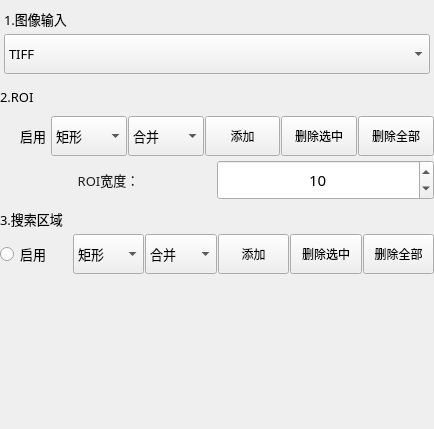
       <widget class="QWidget" name="ROITab">
        <attribute name="title">
         <string>   区域   </string>
        </attribute>
        <layout class="QVBoxLayout" name="verticalLayout_3" stretch="0,0,0,1">
         <property name="spacing">
          <number>0</number>
         </property>
         <property name="leftMargin">
          <number>0</number>
         </property>
         <property name="topMargin">
          <number>0</number>
         </property>
         <property name="rightMargin">
          <number>0</number>
         </property>
         <property name="bottomMargin">
          <number>0</number>
         </property>
         <item>
          <widget class="QWidget" name="groupImage_3" native="true">
           <property name="minimumSize">
            <size>
             <width>0</width>
             <height>60</height>
            </size>
           </property>
           <property name="maximumSize">
            <size>
             <width>16777215</width>
             <height>16777215</height>
            </size>
           </property>
           <property name="font">
            <font>
             <family>微软雅黑</family>
             <pointsize>10</pointsize>
            </font>
           </property>
           <layout class="QGridLayout" name="gridLayout_8">
            <property name="leftMargin">
             <number>4</number>
            </property>
            <property name="topMargin">
             <number>4</number>
            </property>
            <property name="rightMargin">
             <number>4</number>
            </property>
            <property name="bottomMargin">
             <number>4</number>
            </property>
            <property name="spacing">
             <number>0</number>
            </property>
            <item row="1" column="0">
             <widget class="QComboBox" name="cbx_ImgInPut">
              <property name="minimumSize">
               <size>
                <width>80</width>
                <height>40</height>
               </size>
              </property>
              <property name="font">
               <font>
                <family>微软雅黑</family>
                <pointsize>10</pointsize>
               </font>
              </property>
              <property name="focusPolicy">
               <enum>Qt::WheelFocus</enum>
              </property>
              <property name="editable">
               <bool>false</bool>
              </property>
              <property name="currentIndex">
               <number>4</number>
              </property>
              <item>
               <property name="text">
                <string>JPG</string>
               </property>
              </item>
              <item>
               <property name="text">
                <string>JPEG</string>
               </property>
              </item>
              <item>
               <property name="text">
                <string>PNG</string>
               </property>
              </item>
              <item>
               <property name="text">
                <string>BMP</string>
               </property>
              </item>
              <item>
               <property name="text">
                <string>TIFF</string>
               </property>
              </item>
             </widget>
            </item>
            <item row="0" column="0">
             <widget class="QLabel" name="label">
              <property name="minimumSize">
               <size>
                <width>0</width>
                <height>30</height>
               </size>
              </property>
              <property name="text">
               <string>1.图像输入</string>
              </property>
              <property name="alignment">
               <set>Qt::AlignLeading|Qt::AlignLeft|Qt::AlignVCenter</set>
              </property>
             </widget>
            </item>
           </layout>
          </widget>
         </item>
         <item>
          <widget class="QWidget" name="groupC4" native="true">
           <property name="minimumSize">
            <size>
             <width>0</width>
             <height>60</height>
            </size>
           </property>
           <property name="font">
            <font>
             <family>微软雅黑</family>
             <pointsize>10</pointsize>
            </font>
           </property>
           <layout class="QGridLayout" name="gridLayout_2" rowstretch="0,0,0">
            <property name="leftMargin">
             <number>0</number>
            </property>
            <property name="topMargin">
             <number>4</number>
            </property>
            <property name="rightMargin">
             <number>0</number>
            </property>
            <property name="bottomMargin">
             <number>4</number>
            </property>
            <property name="horizontalSpacing">
             <number>0</number>
            </property>
            <property name="verticalSpacing">
             <number>4</number>
            </property>
            <item row="1" column="0">
             <layout class="QHBoxLayout" name="horizontalLayout_2" stretch="1,1,1,1,1,1">
              <property name="spacing">
               <number>1</number>
              </property>
              <item>
               <widget class="QRadioButton" name="radioButton_ROI">
                <property name="minimumSize">
                 <size>
                  <width>0</width>
                  <height>40</height>
                 </size>
                </property>
                <property name="maximumSize">
                 <size>
                  <width>50</width>
                  <height>16777215</height>
                 </size>
                </property>
                <property name="styleSheet">
                 <string notr="true">background-color: transparent;</string>
                </property>
                <property name="text">
                 <string>启用</string>
                </property>
               </widget>
              </item>
              <item>
               <widget class="QComboBox" name="comboROIShape">
                <property name="sizePolicy">
                 <sizepolicy hsizetype="Preferred" vsizetype="Preferred">
                  <horstretch>0</horstretch>
                  <verstretch>0</verstretch>
                 </sizepolicy>
                </property>
                <property name="minimumSize">
                 <size>
                  <width>60</width>
                  <height>40</height>
                 </size>
                </property>
                <property name="font">
                 <font>
                  <family>微软雅黑</family>
                  <pointsize>10</pointsize>
                 </font>
                </property>
                <property name="focusPolicy">
                 <enum>Qt::WheelFocus</enum>
                </property>
                <property name="currentIndex">
                 <number>3</number>
                </property>
                <item>
                 <property name="text">
                  <string>园</string>
                 </property>
                </item>
                <item>
                 <property name="text">
                  <string>椭圆</string>
                 </property>
                </item>
                <item>
                 <property name="text">
                  <string>同心园</string>
                 </property>
                </item>
                <item>
                 <property name="text">
                  <string>矩形</string>
                 </property>
                </item>
                <item>
                 <property name="text">
                  <string>旋转矩形</string>
                 </property>
                </item>
               </widget>
              </item>
              <item>
               <widget class="QComboBox" name="comboxROIType">
                <property name="sizePolicy">
                 <sizepolicy hsizetype="Preferred" vsizetype="Preferred">
                  <horstretch>0</horstretch>
                  <verstretch>0</verstretch>
                 </sizepolicy>
                </property>
                <property name="minimumSize">
                 <size>
                  <width>0</width>
                  <height>40</height>
                 </size>
                </property>
                <property name="font">
                 <font>
                  <family>微软雅黑</family>
                  <pointsize>10</pointsize>
                 </font>
                </property>
                <property name="currentIndex">
                 <number>0</number>
                </property>
                <item>
                 <property name="text">
                  <string>合并</string>
                 </property>
                </item>
                <item>
                 <property name="text">
                  <string>差集</string>
                 </property>
                </item>
               </widget>
              </item>
              <item>
               <widget class="QPushButton" name="btnAddROI">
                <property name="sizePolicy">
                 <sizepolicy hsizetype="Preferred" vsizetype="Preferred">
                  <horstretch>0</horstretch>
                  <verstretch>0</verstretch>
                 </sizepolicy>
                </property>
                <property name="minimumSize">
                 <size>
                  <width>50</width>
                  <height>40</height>
                 </size>
                </property>
                <property name="font">
                 <font>
                  <family>微软雅黑</family>
                  <pointsize>9</pointsize>
                 </font>
                </property>
                <property name="focusPolicy">
                 <enum>Qt::NoFocus</enum>
                </property>
                <property name="text">
                 <string>添加</string>
                </property>
               </widget>
              </item>
              <item>
               <widget class="QPushButton" name="btnDeleteROISelect">
                <property name="sizePolicy">
                 <sizepolicy hsizetype="Preferred" vsizetype="Preferred">
                  <horstretch>0</horstretch>
                  <verstretch>0</verstretch>
                 </sizepolicy>
                </property>
                <property name="minimumSize">
                 <size>
                  <width>50</width>
                  <height>40</height>
                 </size>
                </property>
                <property name="font">
                 <font>
                  <family>微软雅黑</family>
                  <pointsize>9</pointsize>
                 </font>
                </property>
                <property name="focusPolicy">
                 <enum>Qt::NoFocus</enum>
                </property>
                <property name="text">
                 <string>删除选中</string>
                </property>
               </widget>
              </item>
              <item>
               <widget class="QPushButton" name="btnDeleteROIAll">
                <property name="sizePolicy">
                 <sizepolicy hsizetype="Preferred" vsizetype="Preferred">
                  <horstretch>0</horstretch>
                  <verstretch>0</verstretch>
                 </sizepolicy>
                </property>
                <property name="minimumSize">
                 <size>
                  <width>60</width>
                  <height>40</height>
                 </size>
                </property>
                <property name="font">
                 <font>
                  <family>微软雅黑</family>
                  <pointsize>9</pointsize>
                 </font>
                </property>
                <property name="focusPolicy">
                 <enum>Qt::NoFocus</enum>
                </property>
                <property name="text">
                 <string>删除全部</string>
                </property>
               </widget>
              </item>
             </layout>
            </item>
            <item row="2" column="0">
             <layout class="QHBoxLayout" name="horizontalLayout_7">
              <item>
               <widget class="QLabel" name="label_20">
                <property name="font">
                 <font>
                  <family>微软雅黑</family>
                  <pointsize>10</pointsize>
                 </font>
                </property>
                <property name="styleSheet">
                 <string notr="true">
                            color: rgb(30, 30, 30);
                            background: transparent;
                          </string>
                </property>
                <property name="text">
                 <string>ROI宽度：</string>
                </property>
                <property name="alignment">
                 <set>Qt::AlignCenter</set>
                </property>
               </widget>
              </item>
              <item>
               <widget class="QSpinBox" name="spinRoiW">
                <property name="sizePolicy">
                 <sizepolicy hsizetype="Preferred" vsizetype="Preferred">
                  <horstretch>0</horstretch>
                  <verstretch>0</verstretch>
                 </sizepolicy>
                </property>
                <property name="minimumSize">
                 <size>
                  <width>100</width>
                  <height>40</height>
                 </size>
                </property>
                <property name="font">
                 <font>
                  <family>微软雅黑</family>
                  <pointsize>11</pointsize>
                 </font>
                </property>
                <property name="alignment">
                 <set>Qt::AlignCenter</set>
                </property>
                <property name="minimum">
                 <number>1</number>
                </property>
                <property name="maximum">
                 <number>100</number>
                </property>
                <property name="value">
                 <number>10</number>
                </property>
               </widget>
              </item>
             </layout>
            </item>
            <item row="0" column="0">
             <widget class="QLabel" name="label_4">
              <property name="minimumSize">
               <size>
                <width>0</width>
                <height>30</height>
               </size>
              </property>
              <property name="text">
               <string>2.ROI</string>
              </property>
              <property name="alignment">
               <set>Qt::AlignLeading|Qt::AlignLeft|Qt::AlignVCenter</set>
              </property>
             </widget>
            </item>
           </layout>
          </widget>
         </item>
         <item>
          <widget class="QWidget" name="groupC4_4" native="true">
           <property name="minimumSize">
            <size>
             <width>0</width>
             <height>30</height>
            </size>
           </property>
           <property name="font">
            <font>
             <family>微软雅黑</family>
             <pointsize>10</pointsize>
            </font>
           </property>
           <layout class="QGridLayout" name="gridLayout_4" rowstretch="0,0">
            <property name="leftMargin">
             <number>0</number>
            </property>
            <property name="topMargin">
             <number>0</number>
            </property>
            <property name="rightMargin">
             <number>0</number>
            </property>
            <property name="bottomMargin">
             <number>5</number>
            </property>
            <property name="spacing">
             <number>0</number>
            </property>
            <item row="1" column="0">
             <layout class="QHBoxLayout" name="horizontalLayout_6" stretch="1,1,1,1,1,1">
              <property name="spacing">
               <number>1</number>
              </property>
              <item>
               <widget class="QRadioButton" name="radioButton_Search">
                <property name="sizePolicy">
                 <sizepolicy hsizetype="Preferred" vsizetype="Preferred">
                  <horstretch>0</horstretch>
                  <verstretch>0</verstretch>
                 </sizepolicy>
                </property>
                <property name="minimumSize">
                 <size>
                  <width>0</width>
                  <height>40</height>
                 </size>
                </property>
                <property name="maximumSize">
                 <size>
                  <width>16777215</width>
                  <height>16777215</height>
                 </size>
                </property>
                <property name="text">
                 <string>启用</string>
                </property>
               </widget>
              </item>
              <item>
               <widget class="QComboBox" name="comboSearchROIShape">
                <property name="sizePolicy">
                 <sizepolicy hsizetype="Preferred" vsizetype="Preferred">
                  <horstretch>0</horstretch>
                  <verstretch>0</verstretch>
                 </sizepolicy>
                </property>
                <property name="minimumSize">
                 <size>
                  <width>60</width>
                  <height>40</height>
                 </size>
                </property>
                <property name="maximumSize">
                 <size>
                  <width>16777215</width>
                  <height>16777215</height>
                 </size>
                </property>
                <property name="font">
                 <font>
                  <family>微软雅黑</family>
                  <pointsize>10</pointsize>
                 </font>
                </property>
                <property name="focusPolicy">
                 <enum>Qt::WheelFocus</enum>
                </property>
                <property name="currentIndex">
                 <number>3</number>
                </property>
                <item>
                 <property name="text">
                  <string>园</string>
                 </property>
                </item>
                <item>
                 <property name="text">
                  <string>椭圆</string>
                 </property>
                </item>
                <item>
                 <property name="text">
                  <string>同心园</string>
                 </property>
                </item>
                <item>
                 <property name="text">
                  <string>矩形</string>
                 </property>
                </item>
                <item>
                 <property name="text">
                  <string>旋转矩形</string>
                 </property>
                </item>
               </widget>
              </item>
              <item>
               <widget class="QComboBox" name="comboxSearchROIType">
                <property name="sizePolicy">
                 <sizepolicy hsizetype="Preferred" vsizetype="Preferred">
                  <horstretch>0</horstretch>
                  <verstretch>0</verstretch>
                 </sizepolicy>
                </property>
                <property name="minimumSize">
                 <size>
                  <width>0</width>
                  <height>40</height>
                 </size>
                </property>
                <property name="maximumSize">
                 <size>
                  <width>16777215</width>
                  <height>16777215</height>
                 </size>
                </property>
                <property name="font">
                 <font>
                  <family>微软雅黑</family>
                  <pointsize>10</pointsize>
                 </font>
                </property>
                <property name="currentIndex">
                 <number>0</number>
                </property>
                <item>
                 <property name="text">
                  <string>合并</string>
                 </property>
                </item>
                <item>
                 <property name="text">
                  <string>差集</string>
                 </property>
                </item>
               </widget>
              </item>
              <item>
               <widget class="QPushButton" name="btnAddSearchROI">
                <property name="sizePolicy">
                 <sizepolicy hsizetype="Preferred" vsizetype="Preferred">
                  <horstretch>0</horstretch>
                  <verstretch>0</verstretch>
                 </sizepolicy>
                </property>
                <property name="minimumSize">
                 <size>
                  <width>50</width>
                  <height>40</height>
                 </size>
                </property>
                <property name="maximumSize">
                 <size>
                  <width>16777215</width>
                  <height>16777215</height>
                 </size>
                </property>
                <property name="font">
                 <font>
                  <family>微软雅黑</family>
                  <pointsize>9</pointsize>
                 </font>
                </property>
                <property name="focusPolicy">
                 <enum>Qt::NoFocus</enum>
                </property>
                <property name="text">
                 <string>添加</string>
                </property>
               </widget>
              </item>
              <item>
               <widget class="QPushButton" name="btnDeleteSearchROISelect">
                <property name="sizePolicy">
                 <sizepolicy hsizetype="Preferred" vsizetype="Preferred">
                  <horstretch>0</horstretch>
                  <verstretch>0</verstretch>
                 </sizepolicy>
                </property>
                <property name="minimumSize">
                 <size>
                  <width>50</width>
                  <height>40</height>
                 </size>
                </property>
                <property name="maximumSize">
                 <size>
                  <width>16777215</width>
                  <height>16777215</height>
                 </size>
                </property>
                <property name="font">
                 <font>
                  <family>微软雅黑</family>
                  <pointsize>9</pointsize>
                 </font>
                </property>
                <property name="focusPolicy">
                 <enum>Qt::NoFocus</enum>
                </property>
                <property name="text">
                 <string>删除选中</string>
                </property>
               </widget>
              </item>
              <item>
               <widget class="QPushButton" name="btnDeleteSearchROIAll">
                <property name="sizePolicy">
                 <sizepolicy hsizetype="Preferred" vsizetype="Preferred">
                  <horstretch>0</horstretch>
                  <verstretch>0</verstretch>
                 </sizepolicy>
                </property>
                <property name="minimumSize">
                 <size>
                  <width>60</width>
                  <height>40</height>
                 </size>
                </property>
                <property name="maximumSize">
                 <size>
                  <width>16777215</width>
                  <height>16777215</height>
                 </size>
                </property>
                <property name="font">
                 <font>
                  <family>微软雅黑</family>
                  <pointsize>9</pointsize>
                 </font>
                </property>
                <property name="focusPolicy">
                 <enum>Qt::NoFocus</enum>
                </property>
                <property name="text">
                 <string>删除全部</string>
                </property>
               </widget>
              </item>
             </layout>
            </item>
            <item row="0" column="0">
             <widget class="QLabel" name="label_6">
              <property name="minimumSize">
               <size>
                <width>0</width>
                <height>30</height>
               </size>
              </property>
              <property name="text">
               <string>3.搜索区域</string>
              </property>
              <property name="alignment">
               <set>Qt::AlignLeading|Qt::AlignLeft|Qt::AlignVCenter</set>
              </property>
             </widget>
            </item>
           </layout>
          </widget>
         </item>
         <item>
          <widget class="QWidget" name="ROIwidget" native="true">
           <property name="minimumSize">
            <size>
             <width>0</width>
             <height>150</height>
            </size>
           </property>
           <layout class="QVBoxLayout" name="ROILayout">
            <property name="spacing">
             <number>0</number>
            </property>
            <property name="leftMargin">
             <number>0</number>
            </property>
            <property name="topMargin">
             <number>0</number>
            </property>
            <property name="rightMargin">
             <number>0</number>
            </property>
            <property name="bottomMargin">
             <number>0</number>
            </property>
           </layout>
          </widget>
         </item>
        </layout>
       </widget>
